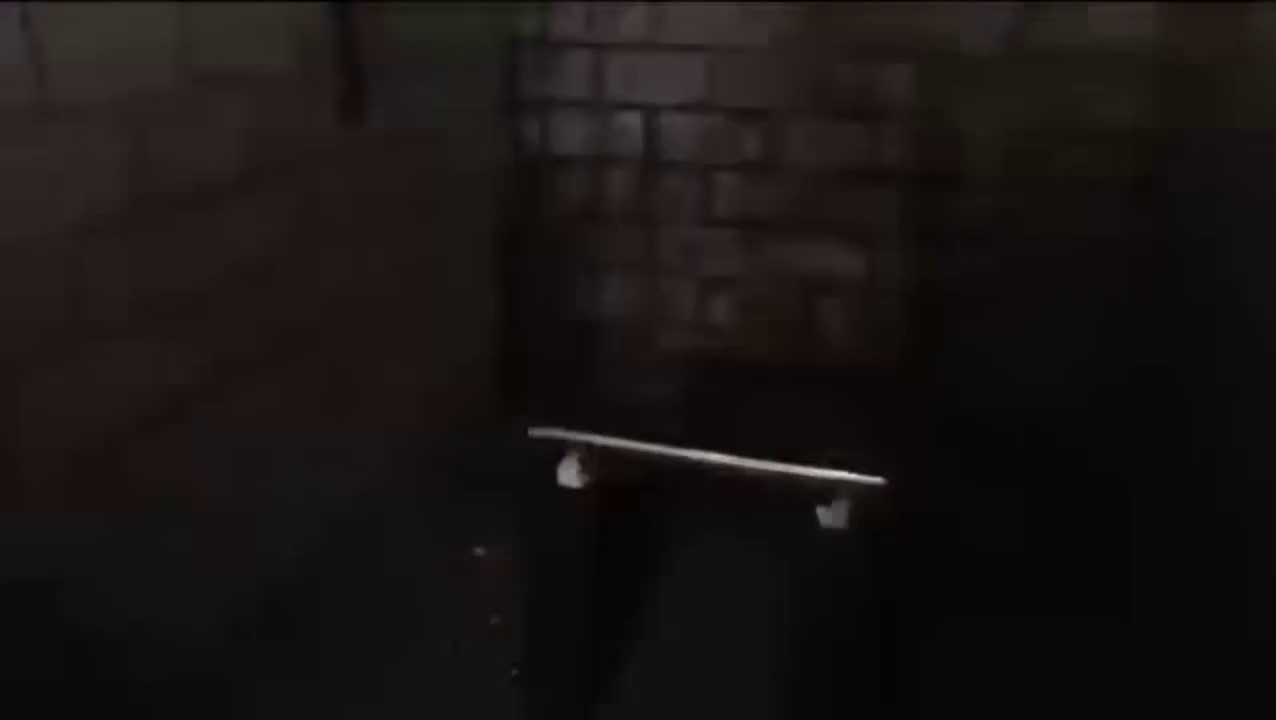
#> input picture data/frames/flicker_0021.jpg, 1276 x 720 px, found by its file name; its folder holds only this picture in this run
$ python rod_stage9_material.py   (older library calls are emulated)
#> lines starting #> are read from the running program, lines starting #| are printed output that depends on the picture
import cv2, os, numpy as np, matplotlib.pyplot as plt
from tqdm import tqdm

# Input & output
FRAME_DIR = r"frames"          # or "enhanced" if you prefer
OUT_DIR   = r"material_scan"
os.makedirs(OUT_DIR, exist_ok=True)
os.makedirs(os.path.join(OUT_DIR,"heatmaps"), exist_ok=True)

def analyze_frame(img):
    gray = cv2.cvtColor(img, cv2.COLOR_BGR2GRAY)
    brightness = np.mean(gray)
    stddev = np.std(gray)
    hist = cv2.calcHist([img],[0,1,2],None,[16,16,16],[0,256,0,256,0,256])
    hist = cv2.normalize(hist,hist).flatten()
    return brightness, stddev, hist

def make_heatmap(img, name):
    gray = cv2.cvtColor(img, cv2.COLOR_BGR2GRAY)
    lap = cv2.Laplacian(gray, cv2.CV_64F)
    lap = np.absolute(lap)
    lap = cv2.normalize(lap,None,0,255,cv2.NORM_MINMAX)
    lap = lap.astype(np.uint8)
    heat = cv2.applyColorMap(lap, cv2.COLORMAP_PLASMA)
    cv2.imwrite(os.path.join(OUT_DIR,"heatmaps",name),heat)
    return np.mean(lap)

frames = sorted([f for f in os.listdir(FRAME_DIR) if f.lower().endswith(('.jpg','.png'))])
print(f"Scanning {len(frames)} frames…")

brightness_series, texture_series = [], []
for f in tqdm(frames):
    path = os.path.join(FRAME_DIR,f)
    img = cv2.imread(path)
#> img is the input picture: shape (720, 1276, 3); mean B, G, R 18.7, 19.6, 24.2
    if img is None: continue
    b,std,hist = analyze_frame(img)
#> in analyze_frame, `brightness = np.mean(gray)`: brightness = 20.89
#> in analyze_frame, `stddev = np.std(gray)`: stddev = 12.98
#> in analyze_frame, `hist = cv2.normalize(hist,hist).flatten()`: hist = 4096 values, max 0.699 at index 0, min 0 at index 2, mean 0.000545
#> b = 20.89; std = 12.98
    t = make_heatmap(img,f)
#> in make_heatmap, `lap = cv2.Laplacian(gray, cv2.CV_64F)`:
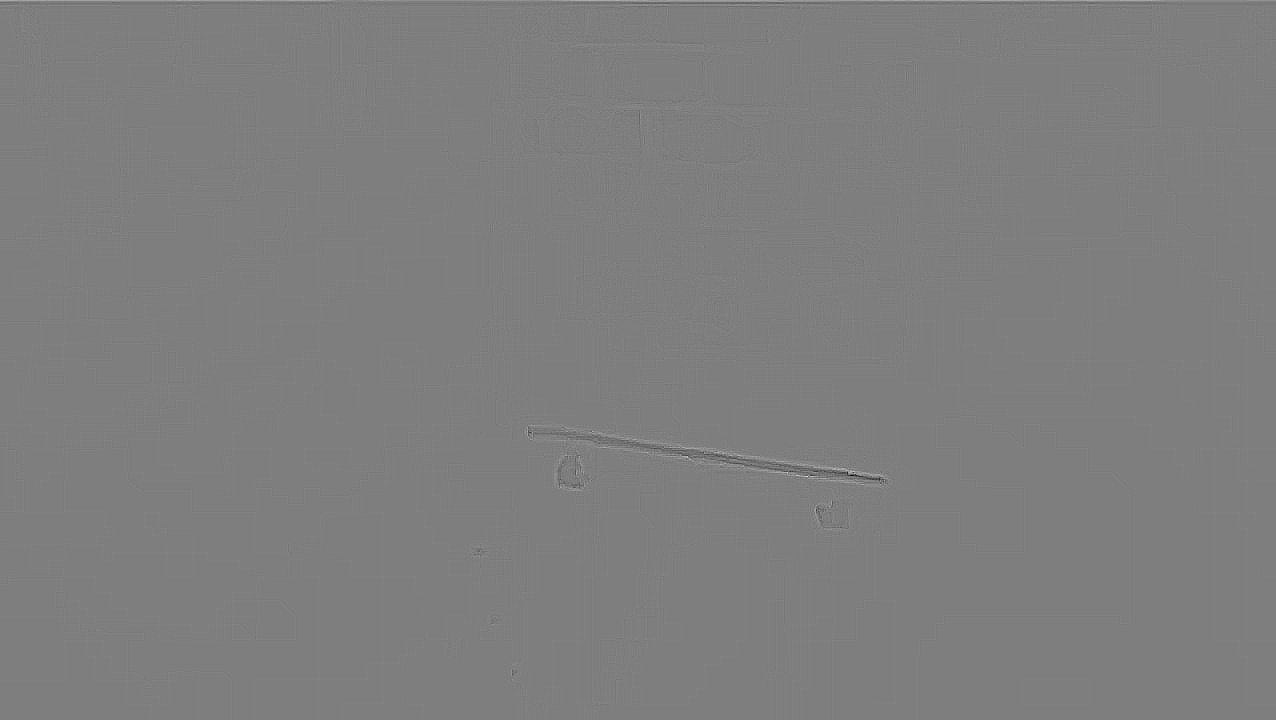
#> lap: shape (720, 1276) float64; min -80, max 81, mean 0; drawn with min black and max white
#> in make_heatmap, `lap = np.absolute(lap)`:
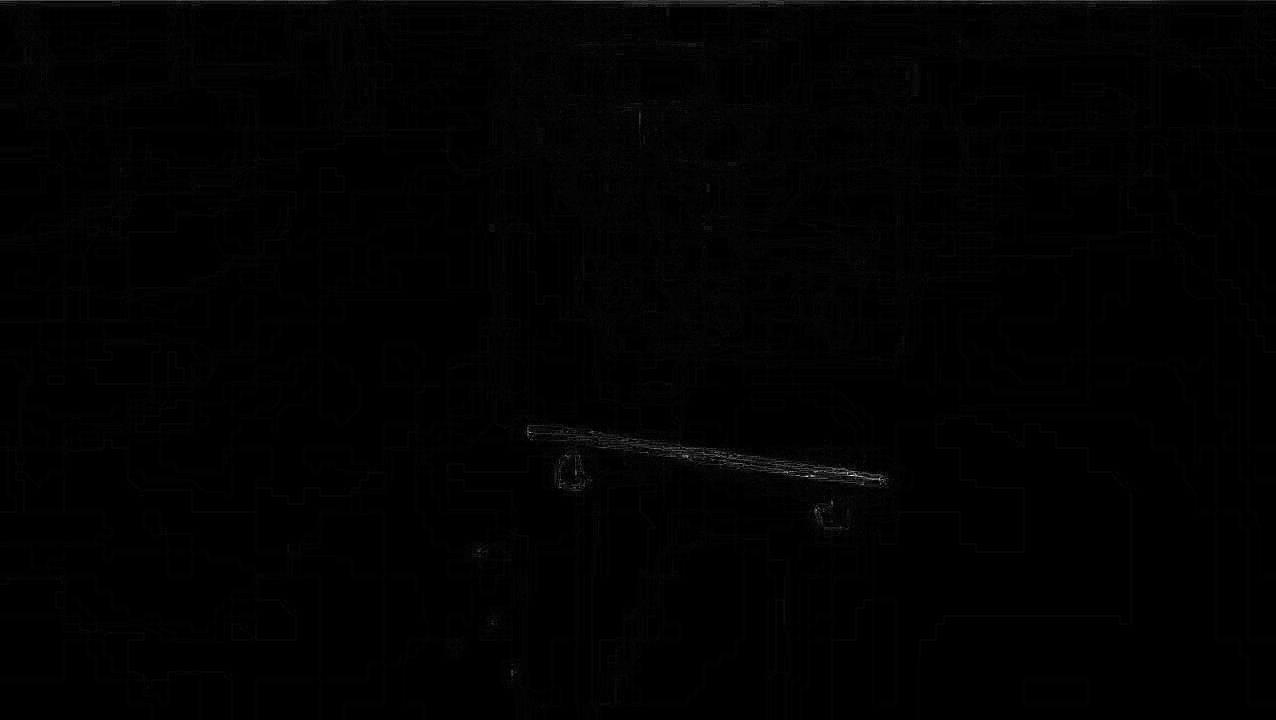
#> lap: shape (720, 1276) float64; min 0, max 81, mean 0.5; drawn with min black and max white
#> in make_heatmap, `heat = cv2.applyColorMap(lap, cv2.COLORMAP_PLASMA)`:
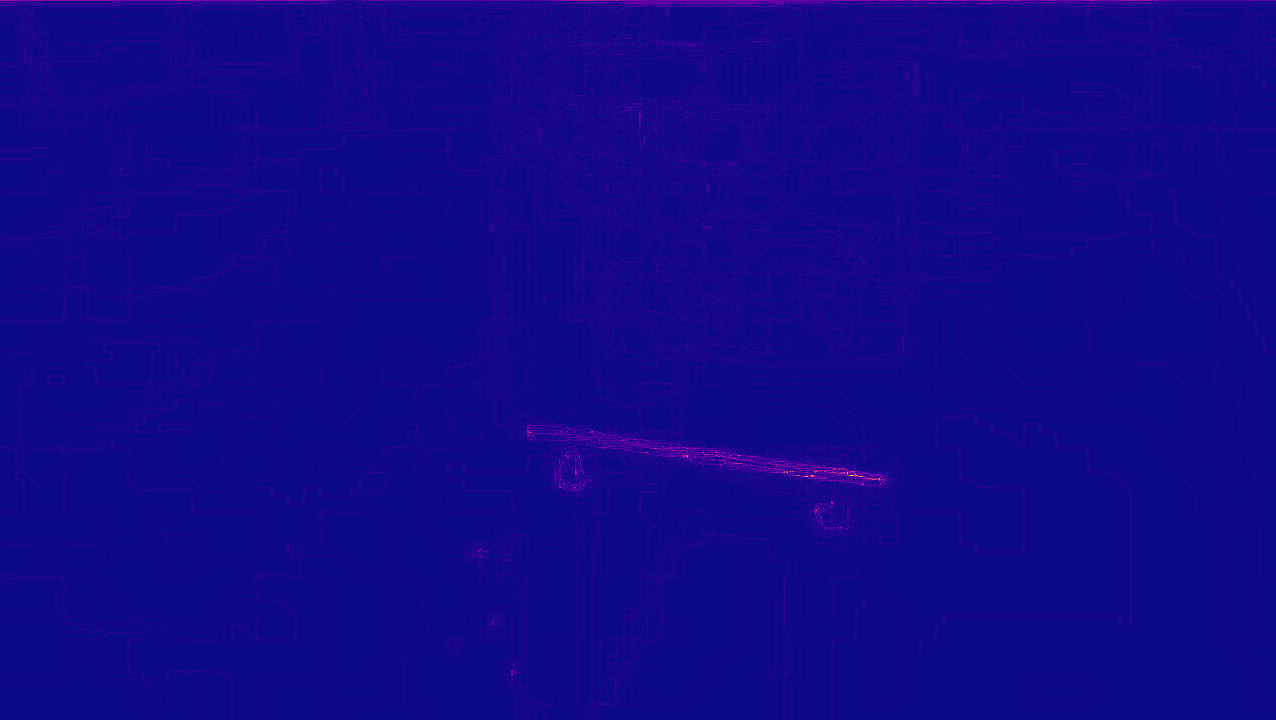
#> heat: shape (720, 1276, 3); mean B, G, R 136.4, 7.6, 16.8
#> t = 1.47
    brightness_series.append(b)
    texture_series.append(t)

# Plot brightness over time
plt.figure(figsize=(10,4))
plt.plot(brightness_series,label="Mean brightness")
plt.plot(texture_series,label="Surface texture (Laplacian mean)")
plt.legend(); plt.xlabel("Frame"); plt.ylabel("Value")
plt.title("Brightness & Surface Energy Profile")
plt.tight_layout(); plt.savefig(os.path.join(OUT_DIR,"brightness_texture.png"),dpi=160); plt.close()
#> after `plt.tight_layout()`:
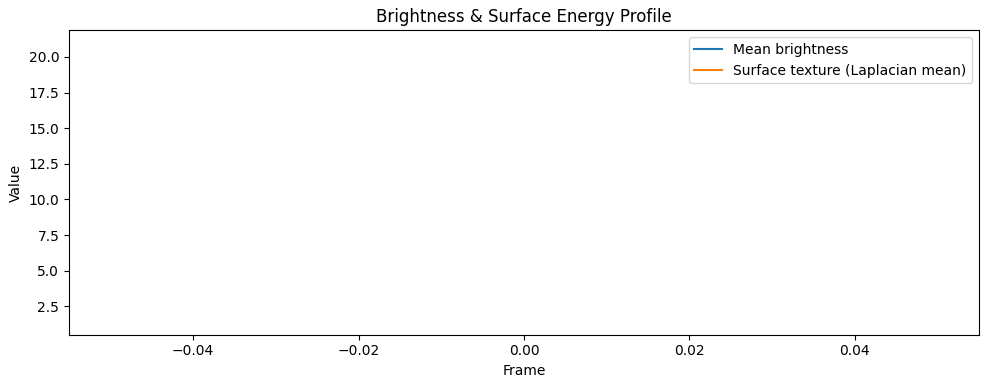
#> figure drawn by matplotlib, 1 panel

# Detect anomalies
b = np.array(brightness_series)
#> b = [20.89]
t = np.array(texture_series)
#> t = [1.47]
b_dev = (b - b.mean())/b.std()
#> b_dev = [nan]
t_dev = (t - t.mean())/t.std()
#> t_dev = [nan]
spikes = np.where((np.abs(b_dev)>3)|(np.abs(t_dev)>3))[0]
#> spikes = empty array

# Write report
with open(os.path.join(OUT_DIR,"material_report.txt"),"w",encoding="utf-8") as f:
    f.write("🧪 Material & Spectral Signature Scan\n\n")
    f.write(f"Frames analyzed: {len(frames)}\n")
    f.write(f"Brightness mean ±σ: {b.mean():.2f} ± {b.std():.2f}\n")
    f.write(f"Texture mean ±σ: {t.mean():.2f} ± {t.std():.2f}\n")
    f.write(f"Detected {len(spikes)} anomalous frames (>3σ):\n")
    for s in spikes:
        f.write(f"  Frame {s}: Brightness z={b_dev[s]:.2f}, Texture z={t_dev[s]:.2f}\n")
#> this loop made 0 passes
print("✅ Material scan complete.")

$ run again, on data/frames/flicker_0023.jpg
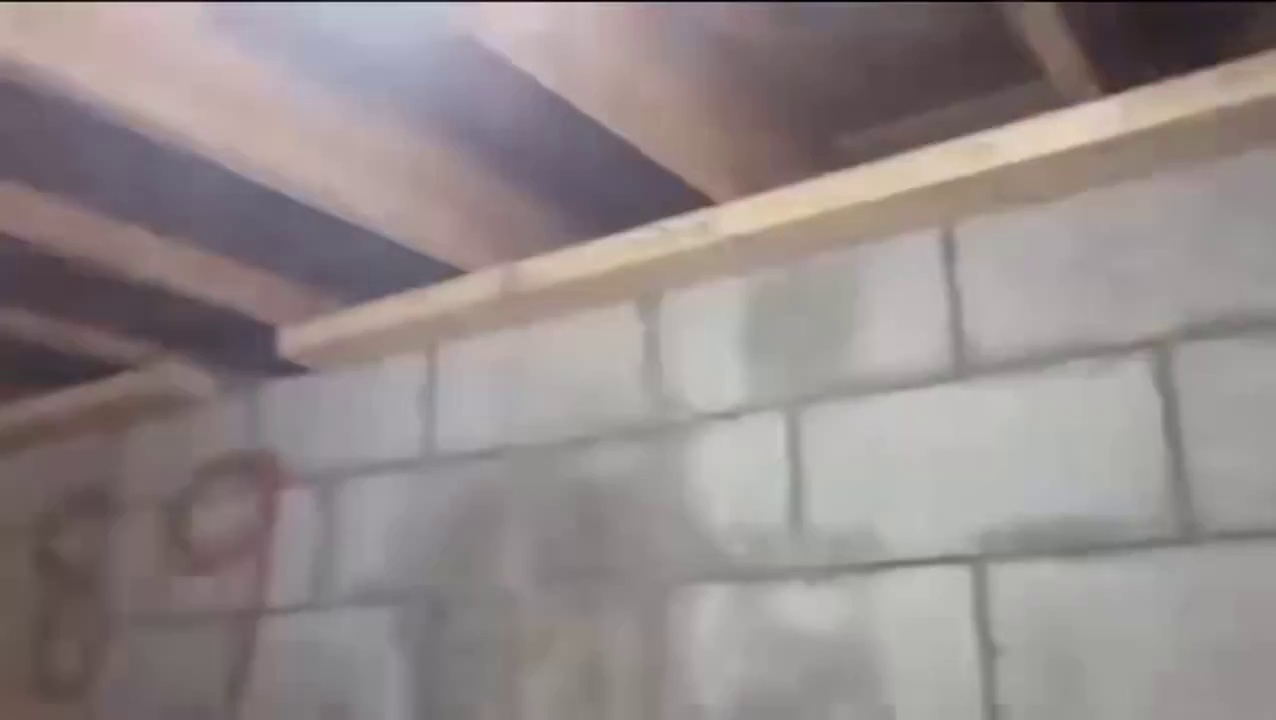
#> input picture data/frames/flicker_0023.jpg, 1276 x 720 px, found by its file name
#> img is the input picture: shape (720, 1276, 3); mean B, G, R 138.2, 138.4, 147.3
#> brightness = 141
#> stddev = 36.6
#> in analyze_frame, `hist = cv2.normalize(hist,hist).flatten()`: hist = 4096 values, max 0.455 at index 2457, min 0 at index 2, mean 0.00128
#> `b,std,hist = analyze_frame(img)`: b = 141; std = 36.6
#> in make_heatmap, `heat = cv2.applyColorMap(lap, cv2.COLORMAP_PLASMA)`:
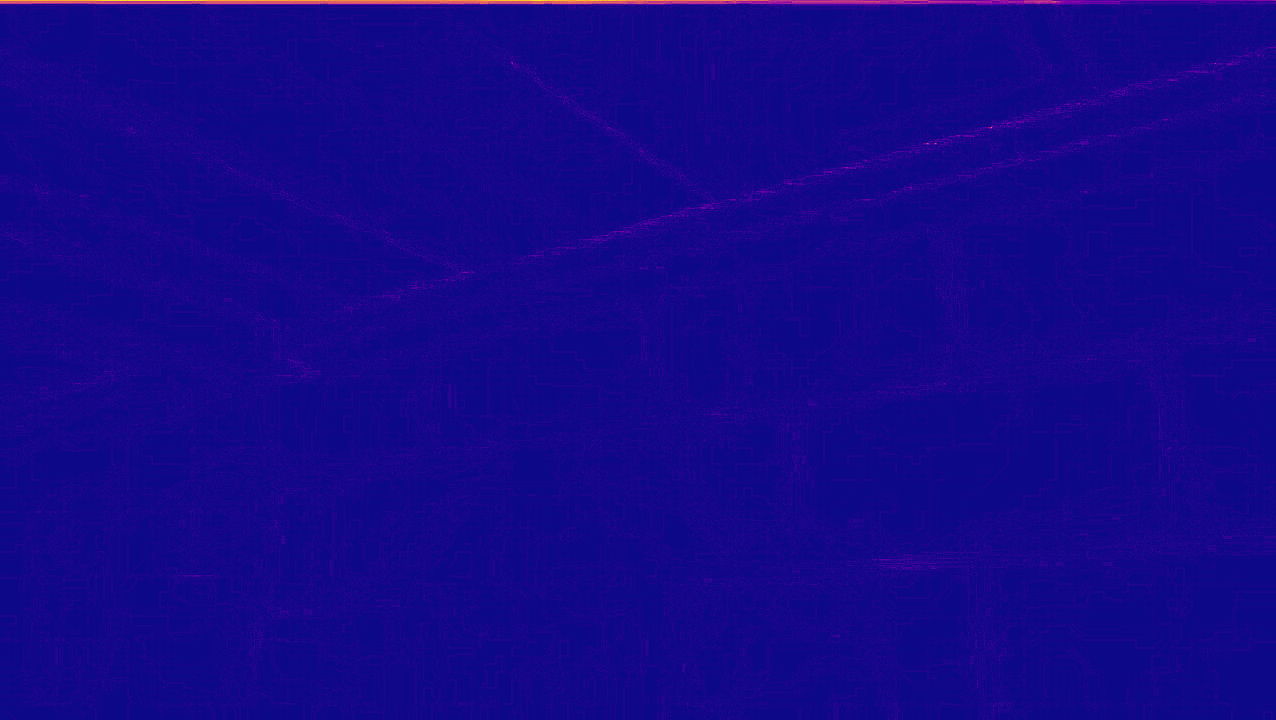
#> heat: shape (720, 1276, 3); mean B, G, R 137.3, 7.5, 20.1
#> `t = make_heatmap(img,f)`: t = 2.89
#> `plt.tight_layout()`:
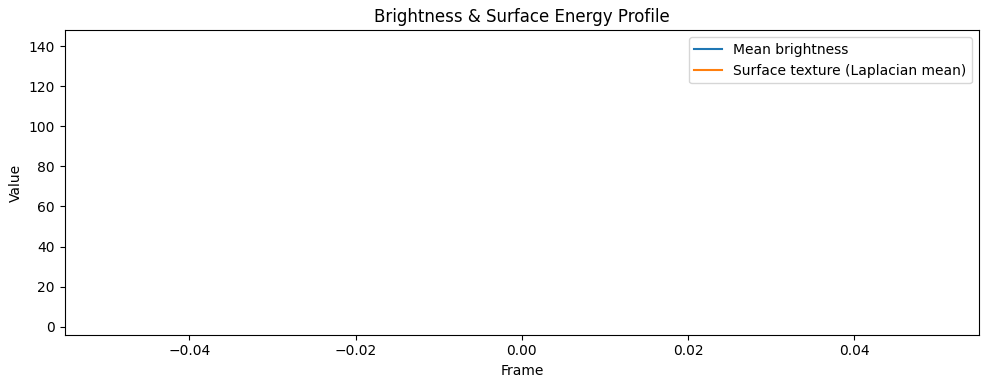
#> figure drawn by matplotlib, 1 panel
#> `b = np.array(brightness_series)`: b = [141]
#> `t = np.array(texture_series)`: t = [2.89]
#> b_dev = [nan]
#> spikes = empty array
